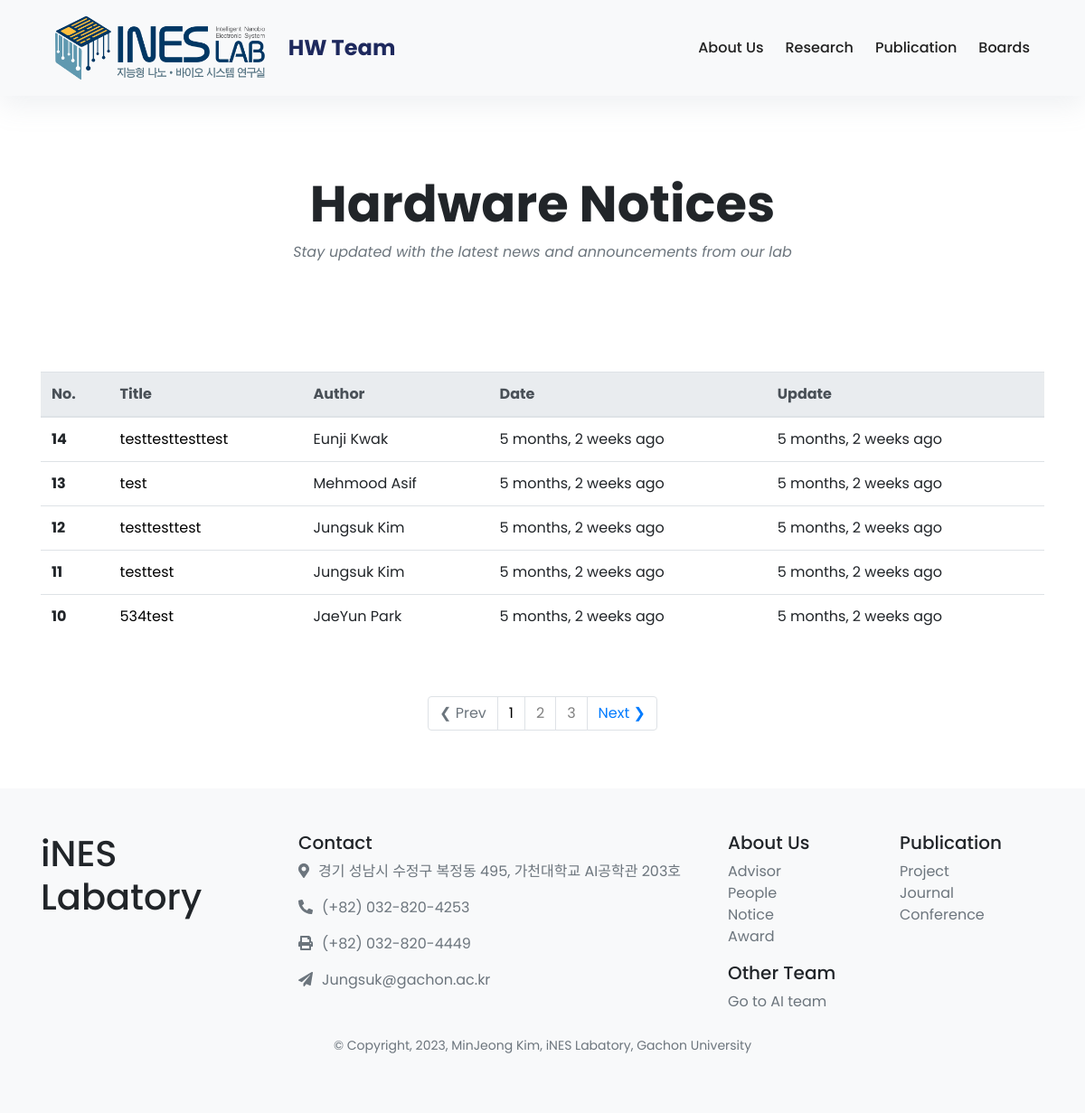
Before: /hw/notices/ with the older database file.
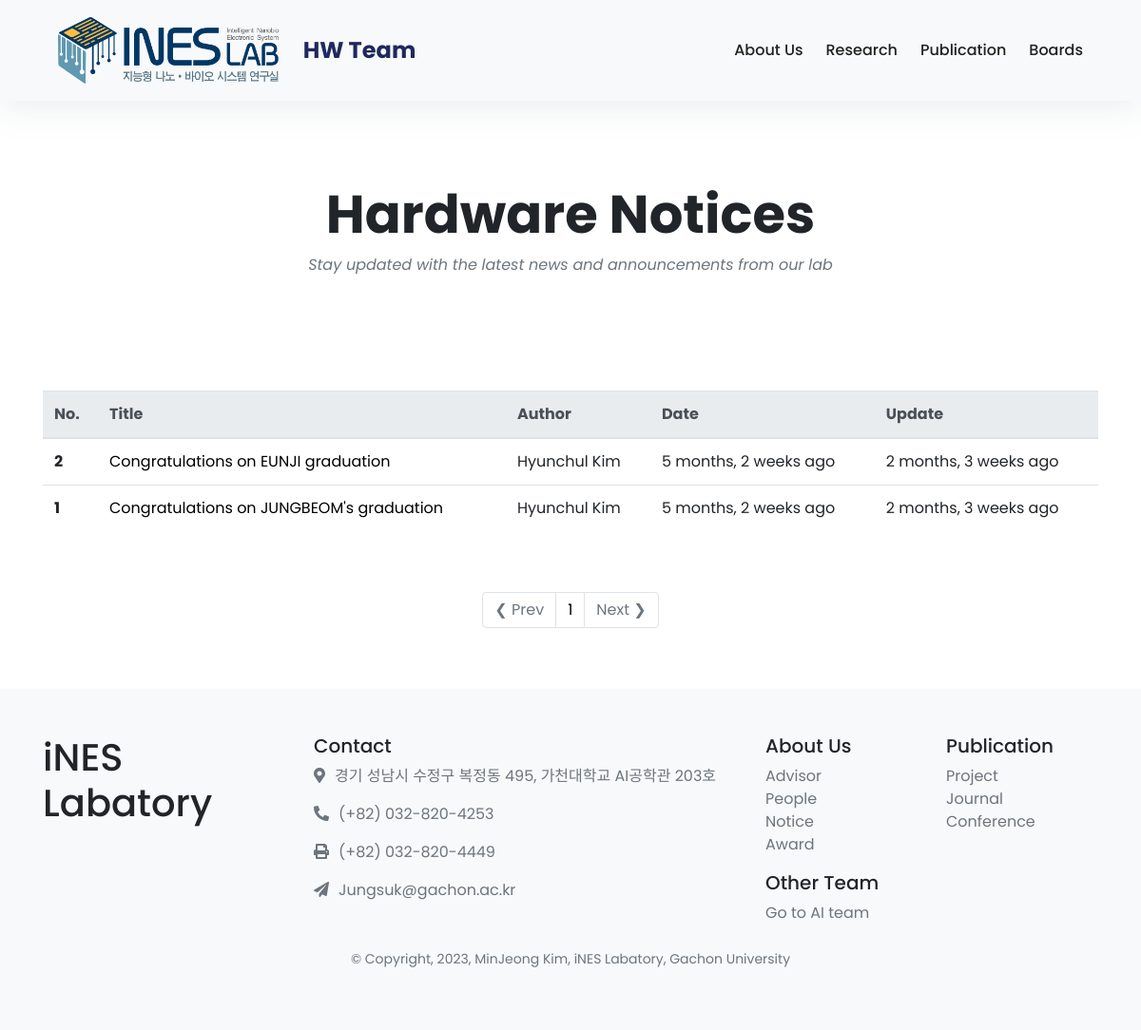
After: the same page with the newer database file.
### notice/models.py (models this page shows, shortened)
class Notice(models.Model):
    TEAM_CHOICES = (
        ('AI', 'AI Team'),
        ('HW', 'Hardware Team'),
    )
    team = models.CharField(max_length=2, choices=TEAM_CHOICES, default='HW')
    title = models.CharField(max_length=255)
    created_at = models.DateTimeField(auto_now_add=True)
    updated_at = models.DateTimeField(auto_now=True)
    author = models.ForeignKey(member_list, on_delete=models.CASCADE, related_name='author')
    content = models.TextField()

### member/models.py (models this page shows)
class member_list(models.Model):
    DEGREE_CHOICES = [
        ('CA', 'Co-Advisor'),
        ('PR', 'Professor'),
        ('PD', 'Postdoc'),
        ('PHD', 'PhD'),
        ('MS', 'Master'),
        ('BS', 'Bachelor'),
    ]
    STATUS_CHOICES = [
        ('CU', 'Current'),
        ('AL', 'Alumni'),
    ]
    TEAM_CHOICES = (
        ('AI', 'AI Team'),
        ('HW', 'Hardware Team'),
        ('OT', 'Others'),
    )
    team = models.CharField(max_length=2, choices=TEAM_CHOICES, default='HW')
    name = models.CharField(max_length=20, default="Name")
    email = models.EmailField(max_length=254, default="@gachon.ac.kr")
    main_photo = models.FileField(upload_to="upload/%Y/%m/%d/", blank=True)
    hobby_photo = models.FileField(upload_to="upload/%Y/%m/%d/", blank=True)
    motto = models.CharField(max_length=50, default="No data")
    department = models.CharField(max_length=50, default = "Department of Biomedical Engineering")
    degree = models.CharField(max_length=50, choices=DEGREE_CHOICES, default='BS')
    status = models.CharField(max_length=2, choices=STATUS_CHOICES, default='CU')
    def __str__(self):
        return self.name

### notice/views.py (the view)
# urls.py: path('notices/', notice_views.hw_notice_list, name='hw_notice_list'),
def hw_notice_list(request):
    all_notices = Notice.objects.filter(team='HW').order_by('-created_at')
    page = request.GET.get('page')
    paginator = Paginator(all_notices, 5)
    notices = paginator.get_page(page)
    try:
        page_obj = paginator.page(page)
    except PageNotAnInteger:
        page = 1
        page_obj = paginator.page(page)
    except EmptyPage:
        page = paginator.num_pages
        page_obj = paginator.page(page)
    leftIndex = (int(page) - 2)
    if leftIndex < 1:
        leftIndex = 1
    rightIndex = (int(page) + 2)
    if rightIndex > paginator.num_pages:
        rightIndex = paginator.num_pages
    custom_range = range(leftIndex, rightIndex + 1)
    context = {
        'notices': notices,
        'page_obj': page_obj,
        'paginator': paginator,
        'custom_range': custom_range,
    }
    return render(request, 'labweb/notice/hw_notice.html', context)

### templates/labweb/notice/hw_notice.html (shortened to what this page needs)
{% extends 'labweb/base.html' %}
{% block style %}
<link rel="stylesheet" href="//maxcdn.bootstrapcdn.com/font-awesome/4.3.0/css/font-awesome.min.css">
<link rel="stylesheet" href="https://cdn.jsdelivr.net/npm/bootstrap@4.6.2/dist/css/bootstrap.min.css">
{% endblock %}
{% block content %}
{% load humanize %}
<div class="container py-5">
    <header class="text-center">
    <br><br><br><br><br><br>
    <h1 class="display-4 font-weight-bold">Hardware Notices</h1>
    <p class="font-italic text-muted mb-0">Stay updated with the latest news and announcements from our lab</p>
    <br><br><br>
  </header>
  <div class="row mt-5">
    <div class="col-12">
      <table class="table table-hover">
        <thead class="thead-light">
          <tr>
            <th>No.</th>
            <th>Title</th>
            <th>Author</th>
            <th>Date</th>
            <th>Update</th>
          </tr>
        </thead>
        <tbody>
          {% if notices %}
          {%for notice in notices%}
          <tr>
            <th scope="row">{{notice.id}}</th>
            <td class="notice-title"><a href="{% url 'hw_notice_detail' notice_id=notice.id %}">{{notice.title}}</a></td>
            <td>{{notice.author}}</td>
            <td>{{notice.created_at|naturaltime}}</td>
            <td>{{notice.updated_at|naturaltime}}</td>
          </tr>
          {% endfor %}
          {% endif %}
        </tbody>
      </table>
    </div>
  </div>
   <div class="row mt-5">
    <div class="col-12">
      <nav aria-label="Page navigation example">
       <ul class="pagination justify-content-center">
        {% if page_obj.has_previous %}
          <li class="page-item">
            <a class="page-link" href="?page={{page_obj.previous_page_number}}"> &#10094; Prev </a>
          </li>
        {% else %}
          <li class="page-item disabled">
            <a class="page-link" href="#"> &#10094;  Prev </a>
          </li>
        {% endif %}
        {%for page in custom_range %}
        {%if page == page_obj.number %}
          <li class="page-item">
            <a class="page-link" style="text-decoration:none; color: black;" href="?page={{page}}">{{page}}</a>
          </li>
        {%else%}
        <li class="page-item">
          <a class="page-link"  style="text-decoration:none; color: gray;" href="?page={{page}}">{{page}}</a>
        </li>
        {%endif%}
        {%endfor%}
        {% if page_obj.has_next %}
          <li class="page-item">
            <a class="page-link" href="?page={{ page_obj.next_page_number }}">Next &#10095;</a>
          </li>
        {% else %}
          <li class="page-item disabled">
            <a class="page-link" href="#">Next &#10095;</a>
          </li>
        {% endif %}
      </ul>
     </nav>
    </div>
  </div>
</div>
{% endblock %}

Changed rows visible on the page:
removed Notice: id "14", title "testtesttesttest", author "Eunji Kwak", created_at "5 months, 2 weeks ago", updated_at "5 months, 2 weeks ago"
removed Notice: id "13", title "test", author "Mehmood Asif", created_at "5 months, 2 weeks ago", updated_at "5 months, 2 weeks ago"
removed Notice: id "12", title "testtesttest", author "Jungsuk Kim", created_at "5 months, 2 weeks ago", updated_at "5 months, 2 weeks ago"
removed Notice: id "11", title "testtest", author "Jungsuk Kim", created_at "5 months, 2 weeks ago", updated_at "5 months, 2 weeks ago"
removed Notice: id "10", title "534test", author "JaeYun Park", created_at "5 months, 2 weeks ago", updated_at "5 months, 2 weeks ago"
now on this page (row edited): Notice: id "2", title "Congratulations on EUNJI graduation", author "Hyunchul Kim", created_at "5 months, 2 weeks ago", updated_at "2 months, 3 weeks ago"
now on this page (row edited): Notice: id "1", title "Congratulations on JUNGBEOM's graduation", author "Hyunchul Kim", created_at "5 months, 2 weeks ago", updated_at "2 months, 3 weeks ago"
Other visible differences:
list line gone: "2"
list line gone: "3"
